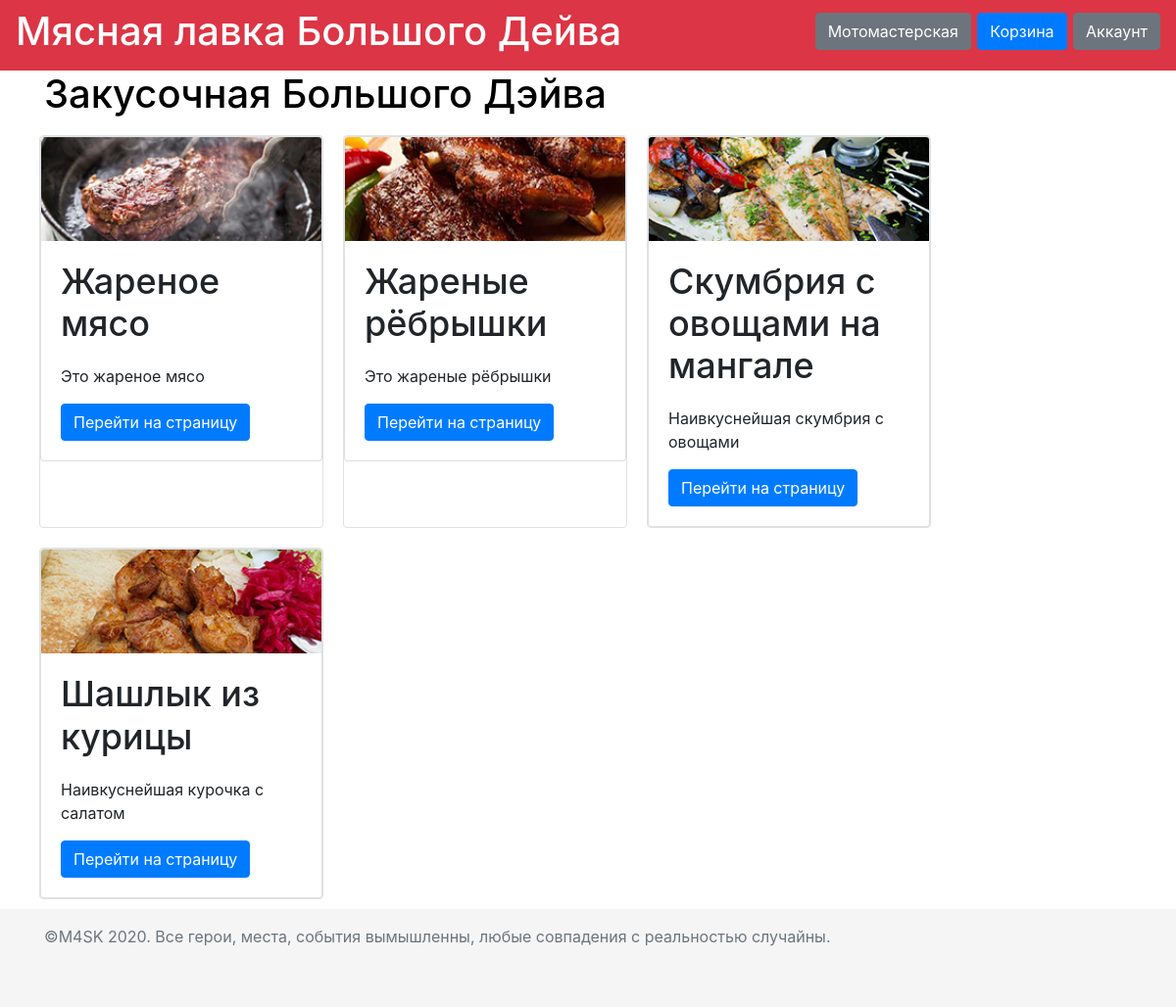
Page /eatery on the committed database.
### data/Dish.py (models this page shows, shortened)
class Dish(SqlAlchemyBase, UserMixin, SerializerMixin):
    __tablename__ = 'dishes'
    id = sqlalchemy.Column(sqlalchemy.Integer, primary_key=True, autoincrement=True)
    photo = sqlalchemy.Column(sqlalchemy.String)
    name = sqlalchemy.Column(sqlalchemy.String, nullable=True)
    short_description = sqlalchemy.Column(sqlalchemy.String, nullable=True)
    full_description = sqlalchemy.Column(sqlalchemy.String, nullable=True)
    price = sqlalchemy.Column(sqlalchemy.Float, nullable=True)
    cart = orm.relation("Cart", back_populates='dish')
    comment = orm.relation("Comment", back_populates='dish')

### flask_app.py (the view)
    @app.route('/eatery')
    def menu():
        session = db_session.create_session()
        dish = session.query(Dish).all()
        return render_template('eatery-main.html', title='Закусочная', dish=dish)

### data/db_session.py (called while the page is built)
def create_session() -> Session:
    global __factory
    return __factory()

### templates/eatery-main.html
{% extends "base_eatery.html" %}
{% block content %}
<h1 style="color: black;">Закусочная Большого Дэйва</h1>
<div class="row">
    {% for item in dish%}
    <div class="col-md6 border rounded" style="margin: 10px;">
        <div class="card" style="width: 18rem;">
            <img src= {{ item.photo }} class="card-img-top" alt= {{ item.photo }}>
            <div class="card-body">
                <h5 class="card-title" style="font-size: 36px;">{{ item.name }}</h5>
                <p class="card-text" style="font-size: 16px;">{{ item.short_description}}</p>
                <a href='/eatery/{{ item.id }}' class="btn btn-primary" style="text-align: bottom;">Перейти на страницу</a>
            </div>
        </div>
    </div>
    {% endfor %}
</div>
{% endblock %}

### static/css/style.css (style rules this page uses)
h1 { color: white; font: Raleway-Bold; }
a { color: white; font: Raleway-Bold; }
p { margin-top: 20px; font-size: 20pt; font-style: Lato-Light }

### rows in the picture
Dish: photo (picture), name "Жареное мясо", short_description "Это жареное мясо"
Dish: photo (picture), name "Жареные рёбрышки", short_description "Это жареные рёбрышки"
Dish: photo (picture), name "Скумбрия с овощами на мангале", short_description "Наивкуснейшая скумбрия с овощами"
Dish: photo (picture), name "Шашлык из курицы", short_description "Наивкуснейшая курочка с салатом"
